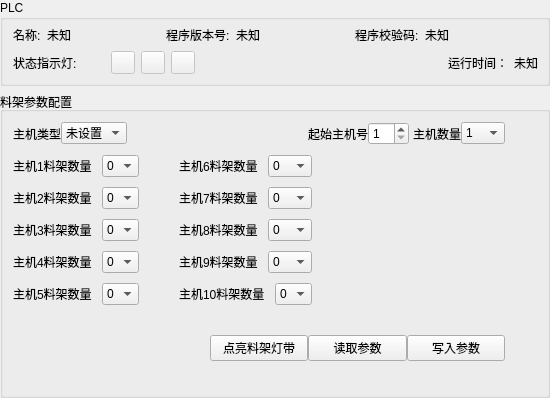
<?xml version="1.0" encoding="UTF-8"?>
<ui version="4.0">
 <class>Form</class>
 <widget class="QWidget" name="Form">
  <property name="geometry">
   <rect>
    <x>0</x>
    <y>0</y>
    <width>550</width>
    <height>398</height>
   </rect>
  </property>
  <property name="windowTitle">
   <string>Form</string>
  </property>
  <layout class="QVBoxLayout" name="verticalLayout">
   <property name="leftMargin">
    <number>0</number>
   </property>
   <property name="topMargin">
    <number>0</number>
   </property>
   <property name="rightMargin">
    <number>0</number>
   </property>
   <property name="bottomMargin">
    <number>0</number>
   </property>
   <item>
    <widget class="QGroupBox" name="groupBox">
     <property name="title">
      <string>PLC</string>
     </property>
     <layout class="QVBoxLayout" name="verticalLayout_8">
      <property name="leftMargin">
       <number>10</number>
      </property>
      <property name="topMargin">
       <number>5</number>
      </property>
      <item>
       <layout class="QVBoxLayout" name="verticalLayout_7">
        <item>
         <layout class="QHBoxLayout" name="horizontalLayout_21">
          <item>
           <layout class="QHBoxLayout" name="horizontalLayout_16">
            <item>
             <widget class="QLabel" name="label_14">
              <property name="text">
               <string>名称:</string>
              </property>
             </widget>
            </item>
            <item>
             <widget class="QLabel" name="label_name">
              <property name="font">
               <font>
                <family>Arial</family>
               </font>
              </property>
              <property name="text">
               <string>未知</string>
              </property>
             </widget>
            </item>
           </layout>
          </item>
          <item>
           <spacer name="horizontalSpacer_5">
            <property name="orientation">
             <enum>Qt::Orientation::Horizontal</enum>
            </property>
            <property name="sizeHint" stdset="0">
             <size>
              <width>28</width>
              <height>20</height>
             </size>
            </property>
           </spacer>
          </item>
          <item>
           <layout class="QHBoxLayout" name="horizontalLayout_18">
            <item>
             <widget class="QLabel" name="label_18">
              <property name="text">
               <string>程序版本号:</string>
              </property>
             </widget>
            </item>
            <item>
             <widget class="QLabel" name="label_version">
              <property name="font">
               <font>
                <family>Arial</family>
               </font>
              </property>
              <property name="text">
               <string>未知</string>
              </property>
             </widget>
            </item>
           </layout>
          </item>
          <item>
           <spacer name="horizontalSpacer_7">
            <property name="orientation">
             <enum>Qt::Orientation::Horizontal</enum>
            </property>
            <property name="sizeHint" stdset="0">
             <size>
              <width>28</width>
              <height>20</height>
             </size>
            </property>
           </spacer>
          </item>
          <item>
           <layout class="QHBoxLayout" name="horizontalLayout_19">
            <item>
             <widget class="QLabel" name="label_20">
              <property name="text">
               <string>程序校验码:</string>
              </property>
             </widget>
            </item>
            <item>
             <widget class="QLabel" name="label_checksum">
              <property name="text">
               <string>未知</string>
              </property>
             </widget>
            </item>
           </layout>
          </item>
          <item>
           <spacer name="horizontalSpacer">
            <property name="orientation">
             <enum>Qt::Orientation::Horizontal</enum>
            </property>
            <property name="sizeHint" stdset="0">
             <size>
              <width>40</width>
              <height>20</height>
             </size>
            </property>
           </spacer>
          </item>
         </layout>
        </item>
        <item>
         <layout class="QHBoxLayout" name="horizontalLayout_22">
          <item>
           <layout class="QHBoxLayout" name="horizontalLayout_23">
            <item>
             <widget class="QLabel" name="label_22">
              <property name="text">
               <string>状态指示灯:</string>
              </property>
             </widget>
            </item>
            <item>
             <spacer name="horizontalSpacer_8">
              <property name="orientation">
               <enum>Qt::Orientation::Horizontal</enum>
              </property>
              <property name="sizeType">
               <enum>QSizePolicy::Policy::Maximum</enum>
              </property>
              <property name="sizeHint" stdset="0">
               <size>
                <width>28</width>
                <height>20</height>
               </size>
              </property>
             </spacer>
            </item>
            <item>
             <widget class="QToolButton" name="toolButton_LED_RN">
              <property name="enabled">
               <bool>false</bool>
              </property>
              <property name="text">
               <string/>
              </property>
             </widget>
            </item>
           </layout>
          </item>
          <item>
           <layout class="QHBoxLayout" name="horizontalLayout_24">
            <item>
             <widget class="QToolButton" name="toolButton_LED_ER">
              <property name="enabled">
               <bool>false</bool>
              </property>
              <property name="text">
               <string/>
              </property>
             </widget>
            </item>
           </layout>
          </item>
          <item>
           <widget class="QToolButton" name="toolButton_LED_MT">
            <property name="enabled">
             <bool>false</bool>
            </property>
            <property name="text">
             <string/>
            </property>
           </widget>
          </item>
          <item>
           <spacer name="horizontalSpacer_9">
            <property name="orientation">
             <enum>Qt::Orientation::Horizontal</enum>
            </property>
            <property name="sizeHint" stdset="0">
             <size>
              <width>28</width>
              <height>20</height>
             </size>
            </property>
           </spacer>
          </item>
          <item>
           <widget class="QLabel" name="label">
            <property name="text">
             <string>运行时间：</string>
            </property>
           </widget>
          </item>
          <item>
           <widget class="QLabel" name="label_runtime">
            <property name="text">
             <string>未知</string>
            </property>
           </widget>
          </item>
          <item>
           <layout class="QHBoxLayout" name="horizontalLayout_25"/>
          </item>
          <item>
           <layout class="QHBoxLayout" name="horizontalLayout_26"/>
          </item>
         </layout>
        </item>
        <item>
         <layout class="QHBoxLayout" name="horizontalLayout_27"/>
        </item>
       </layout>
      </item>
     </layout>
    </widget>
   </item>
   <item>
    <widget class="QGroupBox" name="groupBox_rack_paras">
     <property name="title">
      <string>料架参数配置</string>
     </property>
     <layout class="QVBoxLayout" name="verticalLayout_6" stretch="0,0">
      <property name="spacing">
       <number>2</number>
      </property>
      <property name="leftMargin">
       <number>10</number>
      </property>
      <property name="topMargin">
       <number>10</number>
      </property>
      <property name="rightMargin">
       <number>2</number>
      </property>
      <property name="bottomMargin">
       <number>2</number>
      </property>
      <item>
       <layout class="QVBoxLayout" name="verticalLayout_5" stretch="1,5,1">
        <property name="spacing">
         <number>0</number>
        </property>
        <item>
         <layout class="QHBoxLayout" name="horizontalLayout_4">
          <property name="bottomMargin">
           <number>10</number>
          </property>
          <item>
           <widget class="QLabel" name="label_4">
            <property name="text">
             <string>主机类型</string>
            </property>
           </widget>
          </item>
          <item>
           <widget class="QComboBox" name="comboBox_host_type">
            <item>
             <property name="text">
              <string>未设置</string>
             </property>
            </item>
            <item>
             <property name="text">
              <string>冷压</string>
             </property>
            </item>
            <item>
             <property name="text">
              <string>模切</string>
             </property>
            </item>
           </widget>
          </item>
          <item>
           <spacer name="horizontalSpacer_2">
            <property name="orientation">
             <enum>Qt::Orientation::Horizontal</enum>
            </property>
            <property name="sizeHint" stdset="0">
             <size>
              <width>40</width>
              <height>20</height>
             </size>
            </property>
           </spacer>
          </item>
          <item>
           <layout class="QHBoxLayout" name="horizontalLayout_28">
            <property name="rightMargin">
             <number>4</number>
            </property>
            <item>
             <widget class="QLabel" name="label_5">
              <property name="text">
               <string>起始主机号</string>
              </property>
             </widget>
            </item>
            <item>
             <widget class="QSpinBox" name="spinBox_host_No_start">
              <property name="minimum">
               <number>1</number>
              </property>
              <property name="maximum">
               <number>80</number>
              </property>
             </widget>
            </item>
           </layout>
          </item>
          <item>
           <layout class="QHBoxLayout" name="horizontalLayout_29">
            <item>
             <widget class="QLabel" name="label_6">
              <property name="text">
               <string>主机数量</string>
              </property>
             </widget>
            </item>
            <item>
             <widget class="QComboBox" name="comboBox_host_counts">
              <item>
               <property name="text">
                <string>1</string>
               </property>
              </item>
              <item>
               <property name="text">
                <string>2</string>
               </property>
              </item>
              <item>
               <property name="text">
                <string>3</string>
               </property>
              </item>
              <item>
               <property name="text">
                <string>4</string>
               </property>
              </item>
              <item>
               <property name="text">
                <string>5</string>
               </property>
              </item>
              <item>
               <property name="text">
                <string>6</string>
               </property>
              </item>
              <item>
               <property name="text">
                <string>7</string>
               </property>
              </item>
              <item>
               <property name="text">
                <string>8</string>
               </property>
              </item>
              <item>
               <property name="text">
                <string>9</string>
               </property>
              </item>
              <item>
               <property name="text">
                <string>10</string>
               </property>
              </item>
             </widget>
            </item>
           </layout>
          </item>
          <item>
           <spacer name="horizontalSpacer_4">
            <property name="orientation">
             <enum>Qt::Orientation::Horizontal</enum>
            </property>
            <property name="sizeType">
             <enum>QSizePolicy::Policy::Maximum</enum>
            </property>
            <property name="sizeHint" stdset="0">
             <size>
              <width>40</width>
              <height>20</height>
             </size>
            </property>
           </spacer>
          </item>
         </layout>
        </item>
        <item>
         <layout class="QHBoxLayout" name="horizontalLayout_30">
          <item>
           <layout class="QVBoxLayout" name="verticalLayout_9">
            <property name="spacing">
             <number>10</number>
            </property>
            <item>
             <layout class="QHBoxLayout" name="horizontalLayout_31">
              <item>
               <widget class="QLabel" name="label_host_1_name">
                <property name="text">
                 <string>主机1料架数量</string>
                </property>
               </widget>
              </item>
              <item>
               <widget class="QComboBox" name="comboBox_host_1_rack_count">
                <item>
                 <property name="text">
                  <string>0</string>
                 </property>
                </item>
                <item>
                 <property name="text">
                  <string>1</string>
                 </property>
                </item>
                <item>
                 <property name="text">
                  <string>2</string>
                 </property>
                </item>
                <item>
                 <property name="text">
                  <string>3</string>
                 </property>
                </item>
                <item>
                 <property name="text">
                  <string>4</string>
                 </property>
                </item>
                <item>
                 <property name="text">
                  <string>5</string>
                 </property>
                </item>
                <item>
                 <property name="text">
                  <string>6</string>
                 </property>
                </item>
                <item>
                 <property name="text">
                  <string>7</string>
                 </property>
                </item>
                <item>
                 <property name="text">
                  <string>8</string>
                 </property>
                </item>
               </widget>
              </item>
             </layout>
            </item>
            <item>
             <layout class="QHBoxLayout" name="horizontalLayout_32">
              <item>
               <widget class="QLabel" name="label_host_2_name">
                <property name="text">
                 <string>主机2料架数量</string>
                </property>
               </widget>
              </item>
              <item>
               <widget class="QComboBox" name="comboBox_host_2_rack_count">
                <item>
                 <property name="text">
                  <string>0</string>
                 </property>
                </item>
                <item>
                 <property name="text">
                  <string>1</string>
                 </property>
                </item>
                <item>
                 <property name="text">
                  <string>2</string>
                 </property>
                </item>
                <item>
                 <property name="text">
                  <string>3</string>
                 </property>
                </item>
                <item>
                 <property name="text">
                  <string>4</string>
                 </property>
                </item>
                <item>
                 <property name="text">
                  <string>5</string>
                 </property>
                </item>
                <item>
                 <property name="text">
                  <string>6</string>
                 </property>
                </item>
                <item>
                 <property name="text">
                  <string>7</string>
                 </property>
                </item>
                <item>
                 <property name="text">
                  <string>8</string>
                 </property>
                </item>
               </widget>
              </item>
             </layout>
            </item>
            <item>
             <layout class="QHBoxLayout" name="horizontalLayout_33">
              <item>
               <widget class="QLabel" name="label_host_3_name">
                <property name="text">
                 <string>主机3料架数量</string>
                </property>
               </widget>
              </item>
              <item>
               <widget class="QComboBox" name="comboBox_host_3_rack_count">
                <item>
                 <property name="text">
                  <string>0</string>
                 </property>
                </item>
                <item>
                 <property name="text">
                  <string>1</string>
                 </property>
                </item>
                <item>
                 <property name="text">
                  <string>2</string>
                 </property>
                </item>
                <item>
                 <property name="text">
                  <string>3</string>
                 </property>
                </item>
                <item>
                 <property name="text">
                  <string>4</string>
                 </property>
                </item>
                <item>
                 <property name="text">
                  <string>5</string>
                 </property>
                </item>
                <item>
                 <property name="text">
                  <string>6</string>
                 </property>
                </item>
                <item>
                 <property name="text">
                  <string>7</string>
                 </property>
                </item>
                <item>
                 <property name="text">
                  <string>8</string>
                 </property>
                </item>
               </widget>
              </item>
             </layout>
            </item>
            <item>
             <layout class="QHBoxLayout" name="horizontalLayout_34">
              <item>
               <widget class="QLabel" name="label_host_4_name">
                <property name="text">
                 <string>主机4料架数量</string>
                </property>
               </widget>
              </item>
              <item>
               <widget class="QComboBox" name="comboBox_host_4_rack_count">
                <item>
                 <property name="text">
                  <string>0</string>
                 </property>
                </item>
                <item>
                 <property name="text">
                  <string>1</string>
                 </property>
                </item>
                <item>
                 <property name="text">
                  <string>2</string>
                 </property>
                </item>
                <item>
                 <property name="text">
                  <string>3</string>
                 </property>
                </item>
                <item>
                 <property name="text">
                  <string>4</string>
                 </property>
                </item>
                <item>
                 <property name="text">
                  <string>5</string>
                 </property>
                </item>
                <item>
                 <property name="text">
                  <string>6</string>
                 </property>
                </item>
                <item>
                 <property name="text">
                  <string>7</string>
                 </property>
                </item>
                <item>
                 <property name="text">
                  <string>8</string>
                 </property>
                </item>
               </widget>
              </item>
             </layout>
            </item>
            <item>
             <layout class="QHBoxLayout" name="horizontalLayout_35">
              <item>
               <widget class="QLabel" name="label_host_5_name">
                <property name="text">
                 <string>主机5料架数量</string>
                </property>
               </widget>
              </item>
              <item>
               <widget class="QComboBox" name="comboBox_host_5_rack_count">
                <item>
                 <property name="text">
                  <string>0</string>
                 </property>
                </item>
                <item>
                 <property name="text">
                  <string>1</string>
                 </property>
                </item>
                <item>
                 <property name="text">
                  <string>2</string>
                 </property>
                </item>
                <item>
                 <property name="text">
                  <string>3</string>
                 </property>
                </item>
                <item>
                 <property name="text">
                  <string>4</string>
                 </property>
                </item>
                <item>
                 <property name="text">
                  <string>5</string>
                 </property>
                </item>
                <item>
                 <property name="text">
                  <string>6</string>
                 </property>
                </item>
                <item>
                 <property name="text">
                  <string>7</string>
                 </property>
                </item>
                <item>
                 <property name="text">
                  <string>8</string>
                 </property>
                </item>
               </widget>
              </item>
             </layout>
            </item>
           </layout>
          </item>
          <item>
           <spacer name="horizontalSpacer_3">
            <property name="orientation">
             <enum>Qt::Orientation::Horizontal</enum>
            </property>
            <property name="sizeType">
             <enum>QSizePolicy::Policy::Maximum</enum>
            </property>
            <property name="sizeHint" stdset="0">
             <size>
              <width>40</width>
              <height>20</height>
             </size>
            </property>
           </spacer>
          </item>
          <item>
           <layout class="QVBoxLayout" name="verticalLayout_10">
            <property name="spacing">
             <number>10</number>
            </property>
            <item>
             <layout class="QHBoxLayout" name="horizontalLayout_36">
              <item>
               <widget class="QLabel" name="label_host_6_name">
                <property name="text">
                 <string>主机6料架数量</string>
                </property>
               </widget>
              </item>
              <item>
               <widget class="QComboBox" name="comboBox_host_6_rack_count">
                <item>
                 <property name="text">
                  <string>0</string>
                 </property>
                </item>
                <item>
                 <property name="text">
                  <string>1</string>
                 </property>
                </item>
                <item>
                 <property name="text">
                  <string>2</string>
                 </property>
                </item>
                <item>
                 <property name="text">
                  <string>3</string>
                 </property>
                </item>
                <item>
                 <property name="text">
                  <string>4</string>
                 </property>
                </item>
                <item>
                 <property name="text">
                  <string>5</string>
                 </property>
                </item>
                <item>
                 <property name="text">
                  <string>6</string>
                 </property>
                </item>
                <item>
                 <property name="text">
                  <string>7</string>
                 </property>
                </item>
                <item>
                 <property name="text">
                  <string>8</string>
                 </property>
                </item>
               </widget>
              </item>
             </layout>
            </item>
            <item>
             <layout class="QHBoxLayout" name="horizontalLayout_37">
              <item>
               <widget class="QLabel" name="label_host_7_name">
                <property name="text">
                 <string>主机7料架数量</string>
                </property>
               </widget>
              </item>
              <item>
               <widget class="QComboBox" name="comboBox_host_7_rack_count">
                <item>
                 <property name="text">
                  <string>0</string>
                 </property>
                </item>
                <item>
                 <property name="text">
                  <string>1</string>
                 </property>
                </item>
                <item>
                 <property name="text">
                  <string>2</string>
                 </property>
                </item>
                <item>
                 <property name="text">
                  <string>3</string>
                 </property>
                </item>
                <item>
                 <property name="text">
                  <string>4</string>
                 </property>
                </item>
                <item>
                 <property name="text">
                  <string>5</string>
                 </property>
                </item>
                <item>
                 <property name="text">
                  <string>6</string>
                 </property>
                </item>
                <item>
                 <property name="text">
                  <string>7</string>
                 </property>
                </item>
                <item>
                 <property name="text">
                  <string>8</string>
                 </property>
                </item>
               </widget>
              </item>
             </layout>
            </item>
            <item>
             <layout class="QHBoxLayout" name="horizontalLayout_38">
              <item>
               <widget class="QLabel" name="label_host_8_name">
                <property name="text">
                 <string>主机8料架数量</string>
                </property>
               </widget>
              </item>
              <item>
               <widget class="QComboBox" name="comboBox_host_8_rack_count">
                <item>
                 <property name="text">
                  <string>0</string>
                 </property>
                </item>
                <item>
                 <property name="text">
                  <string>1</string>
                 </property>
                </item>
                <item>
                 <property name="text">
                  <string>2</string>
                 </property>
                </item>
                <item>
                 <property name="text">
                  <string>3</string>
                 </property>
                </item>
                <item>
                 <property name="text">
                  <string>4</string>
                 </property>
                </item>
                <item>
                 <property name="text">
                  <string>5</string>
                 </property>
                </item>
                <item>
                 <property name="text">
                  <string>6</string>
                 </property>
                </item>
                <item>
                 <property name="text">
                  <string>7</string>
                 </property>
                </item>
                <item>
                 <property name="text">
                  <string>8</string>
                 </property>
                </item>
               </widget>
              </item>
             </layout>
            </item>
            <item>
             <layout class="QHBoxLayout" name="horizontalLayout_39">
              <item>
               <widget class="QLabel" name="label_host_9_name">
                <property name="text">
                 <string>主机9料架数量</string>
                </property>
               </widget>
              </item>
              <item>
               <widget class="QComboBox" name="comboBox_host_9_rack_count">
                <item>
                 <property name="text">
                  <string>0</string>
                 </property>
                </item>
                <item>
                 <property name="text">
                  <string>1</string>
                 </property>
                </item>
                <item>
                 <property name="text">
                  <string>2</string>
                 </property>
                </item>
                <item>
                 <property name="text">
                  <string>3</string>
                 </property>
                </item>
                <item>
                 <property name="text">
                  <string>4</string>
                 </property>
                </item>
                <item>
                 <property name="text">
                  <string>5</string>
                 </property>
                </item>
                <item>
                 <property name="text">
                  <string>6</string>
                 </property>
                </item>
                <item>
                 <property name="text">
                  <string>7</string>
                 </property>
                </item>
                <item>
                 <property name="text">
                  <string>8</string>
                 </property>
                </item>
               </widget>
              </item>
             </layout>
            </item>
            <item>
             <layout class="QHBoxLayout" name="horizontalLayout_40">
              <item>
               <widget class="QLabel" name="label_host_10_name">
                <property name="text">
                 <string>主机10料架数量</string>
                </property>
               </widget>
              </item>
              <item>
               <widget class="QComboBox" name="comboBox_host_10_rack_count">
                <item>
                 <property name="text">
                  <string>0</string>
                 </property>
                </item>
                <item>
                 <property name="text">
                  <string>1</string>
                 </property>
                </item>
                <item>
                 <property name="text">
                  <string>2</string>
                 </property>
                </item>
                <item>
                 <property name="text">
                  <string>3</string>
                 </property>
                </item>
                <item>
                 <property name="text">
                  <string>4</string>
                 </property>
                </item>
                <item>
                 <property name="text">
                  <string>5</string>
                 </property>
                </item>
                <item>
                 <property name="text">
                  <string>6</string>
                 </property>
                </item>
                <item>
                 <property name="text">
                  <string>7</string>
                 </property>
                </item>
                <item>
                 <property name="text">
                  <string>8</string>
                 </property>
                </item>
               </widget>
              </item>
             </layout>
            </item>
           </layout>
          </item>
          <item>
           <spacer name="horizontalSpacer_12">
            <property name="orientation">
             <enum>Qt::Orientation::Horizontal</enum>
            </property>
            <property name="sizeHint" stdset="0">
             <size>
              <width>40</width>
              <height>20</height>
             </size>
            </property>
           </spacer>
          </item>
         </layout>
        </item>
        <item>
         <layout class="QHBoxLayout" name="horizontalLayout_readwrite" stretch="2,1,1,1,0">
          <property name="topMargin">
           <number>30</number>
          </property>
          <item>
           <spacer name="horizontalSpacer_13">
            <property name="orientation">
             <enum>Qt::Orientation::Horizontal</enum>
            </property>
            <property name="sizeHint" stdset="0">
             <size>
              <width>40</width>
              <height>20</height>
             </size>
            </property>
           </spacer>
          </item>
          <item>
           <widget class="QPushButton" name="pushButton_LED">
            <property name="text">
             <string>点亮料架灯带</string>
            </property>
           </widget>
          </item>
          <item>
           <widget class="QPushButton" name="pushButton_read">
            <property name="sizePolicy">
             <sizepolicy hsizetype="Preferred" vsizetype="Fixed">
              <horstretch>0</horstretch>
              <verstretch>0</verstretch>
             </sizepolicy>
            </property>
            <property name="text">
             <string>读取参数</string>
            </property>
           </widget>
          </item>
          <item>
           <widget class="QPushButton" name="pushButton_write">
            <property name="sizePolicy">
             <sizepolicy hsizetype="Preferred" vsizetype="Fixed">
              <horstretch>0</horstretch>
              <verstretch>0</verstretch>
             </sizepolicy>
            </property>
            <property name="text">
             <string>写入参数</string>
            </property>
           </widget>
          </item>
          <item>
           <spacer name="horizontalSpacer_6">
            <property name="orientation">
             <enum>Qt::Orientation::Horizontal</enum>
            </property>
            <property name="sizeHint" stdset="0">
             <size>
              <width>40</width>
              <height>20</height>
             </size>
            </property>
           </spacer>
          </item>
         </layout>
        </item>
       </layout>
      </item>
      <item>
       <spacer name="verticalSpacer_2">
        <property name="orientation">
         <enum>Qt::Orientation::Vertical</enum>
        </property>
        <property name="sizeHint" stdset="0">
         <size>
          <width>20</width>
          <height>40</height>
         </size>
        </property>
       </spacer>
      </item>
     </layout>
    </widget>
   </item>
  </layout>
 </widget>
 <resources/>
 <connections/>
</ui>
